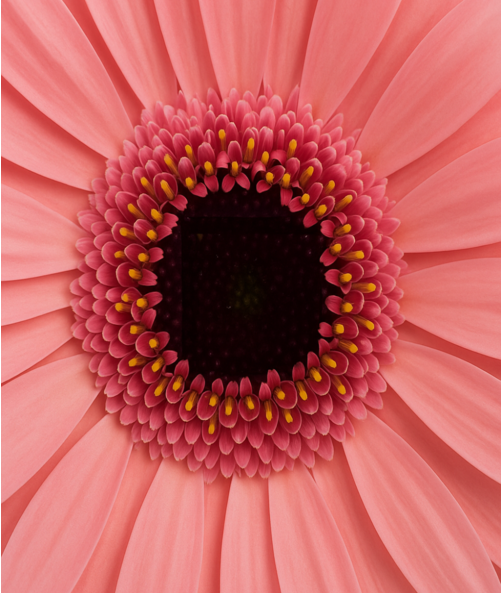
#> input picture Flower.png, 503 x 593 px
$ python NumPyQ12.py
#> lines starting #> are read from the running program, lines starting #| are printed output that depends on the picture
import numpy as np
from PIL import Image
import matplotlib.pyplot as plt

img = Image.open("Flower.png")
#> img is the input picture: PIL image 503x593 RGBA; mean R, G, B, A 195.3, 94.8, 95, 255
img_np = np.array(img)
height, width, _ = img_np.shape  # height = 500, width = 600
#> height = 593; width = 503
center_y = height // 2  # 250
#> center_y = 296
center_x = width // 2   # 300
#> center_x = 251

half_crop = 100 // 2  # 50
cropped = img_np[
    center_y - half_crop : center_y + half_crop,
    center_x - half_crop : center_x + half_crop
]
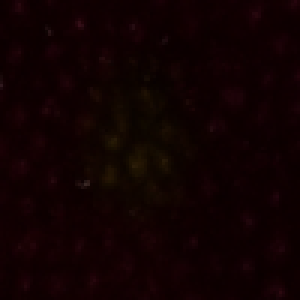
#> cropped: shape (100, 100, 4) (shown 3 times larger); mean R, G, B, A 16.9, 1.4, 1.7, 255
plt.imshow(cropped)
plt.title("Center 100x100 Crop")
plt.axis('off')
plt.show()
